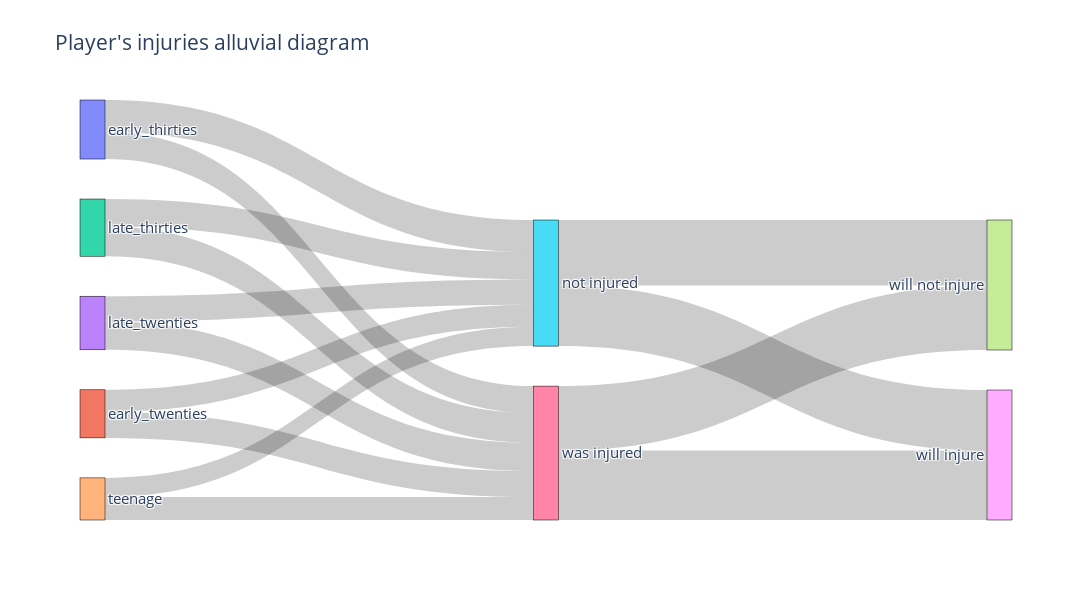

Notebook source saved alongside this figure:
### Markdown cell above
Creating the sankey diagram

### Code cell
fig = go.Figure(data=[go.Sankey(

    node=dict(
      pad=40,
      thickness=25,
      line=dict(color='black', width=0.5),
      label=unique_source_target
    ),
    link=dict(
      source=links['source'],
      target=links['target'],
      value=links['value'],
    ))])

# Render the diagram
fig.update_layout(title_text= "Player's injuries alluvial diagram", font_size= 15, width=1200, height=600)
fig.show()

### Figure 1 — Plotly figure (JSON) as saved in the notebook; plotly's stock layout.template omitted (floating-point values rounded to 4 significant figures)
{"data": [{"link": {"source": [0, 0, 1, 1, 2, 2, 3, 3, 4, 4, 5, 5, 6, 6], "target": [5, 6, 5, 6, 5, 6, 5, 6, 5, 6, 7, 8, 7, 8], "value": [123, 104, 85, 100, 106, 114, 97, 109, 74, 88, 252, 233, 248, 267]}, "node": {"label": ["early_thirties", "early_twenties", "late_thirties", "late_twenties", "teenage", "not injured", "was injured", "will not injure", "will injure"], "line": {"color": "black", "width": 0.5}, "pad": 40, "thickness": 25}, "type": "sankey"}], "layout": {"font": {"size": 15}, "height": 600, "title": {"text": "Player's injuries alluvial diagram"}, "width": 1200}}
